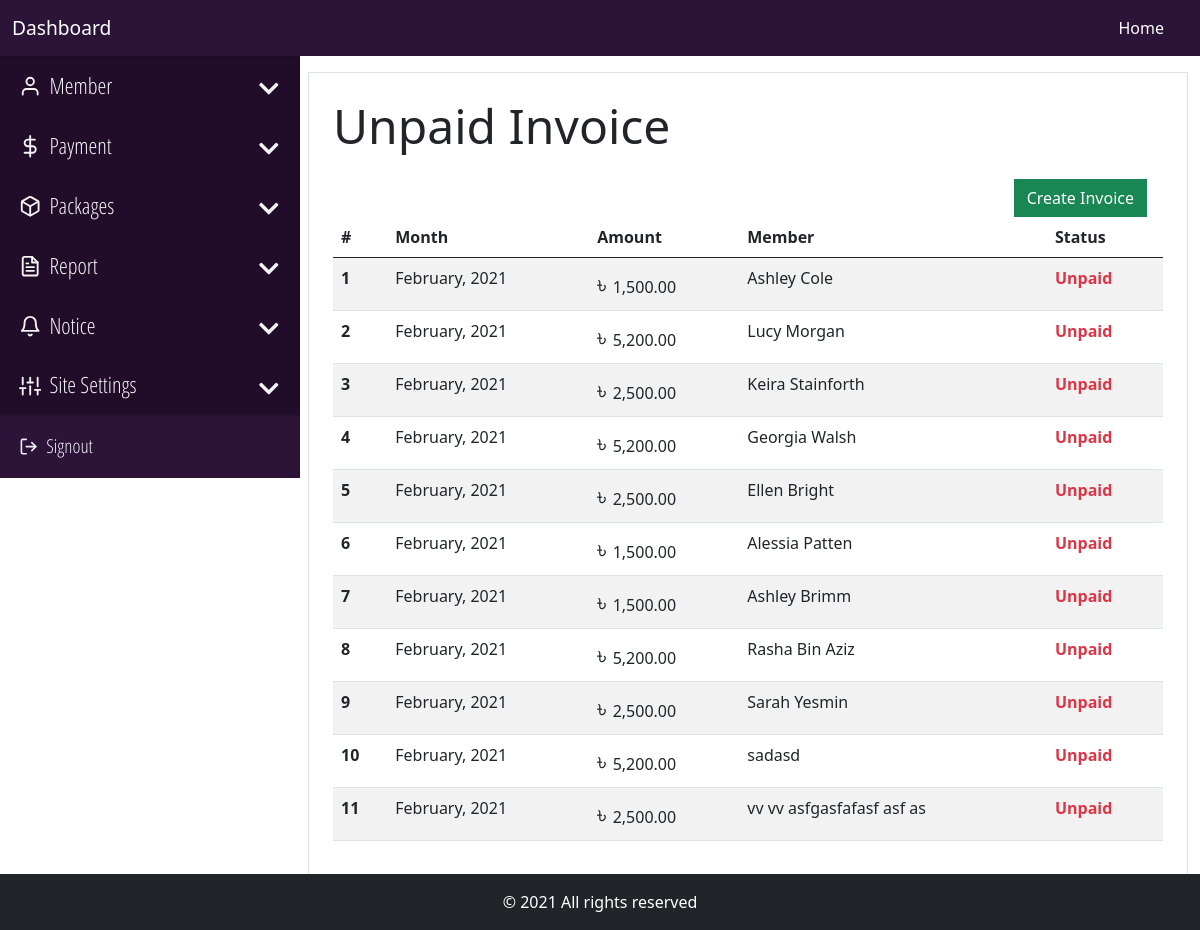
The app's page /backend/payment/view-invoices.php (signed in), older data.
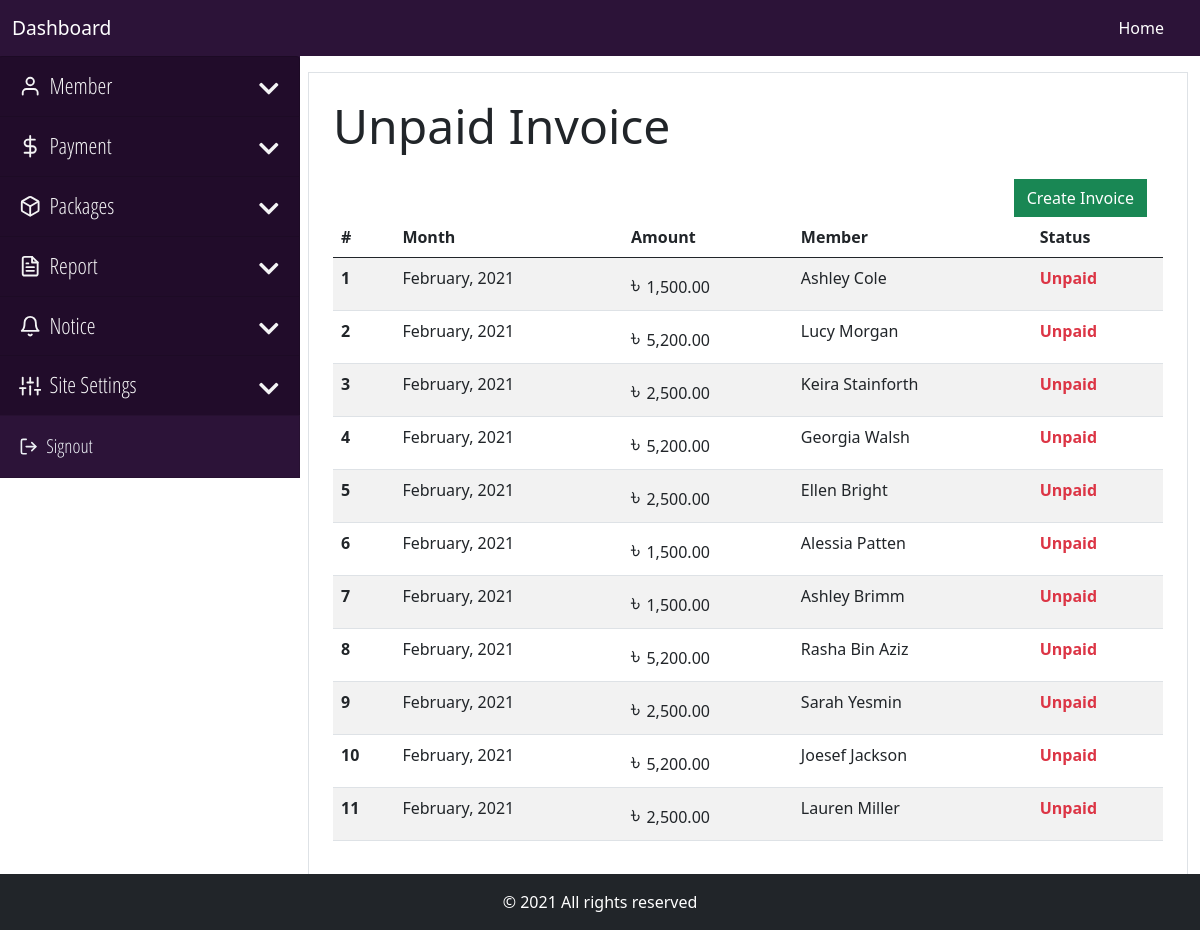
The same page, newer data.
### tables this page shows
CREATE TABLE `member` (
  `member_id` int(11) NOT NULL,
  `member_name` varchar(60) NOT NULL,
  `member_gender` enum('male','female','others') DEFAULT NULL,
  `member_dob` varchar(25) DEFAULT NULL,
  `member_address` varchar(255) DEFAULT NULL,
  `member_package` varchar(20) NOT NULL,
  `member_mobile` varchar(11) DEFAULT NULL,
  `member_photo` varchar(255) DEFAULT NULL,
  `member_status` enum('0','1','2') NOT NULL DEFAULT '0' COMMENT '0 = pending, 1 = Active, 2 = banned',
  `member_user_id` int(11) NOT NULL,
  `member_joined_at` timestamp NOT NULL DEFAULT current_timestamp()
);

CREATE TABLE `invoice` (
  `invoice_id` int(11) NOT NULL,
  `invoice_member_id` int(11) NOT NULL,
  `invoice_month` varchar(30) NOT NULL,
  `invoice_amount` varchar(10) NOT NULL,
  `invoice_status` varchar(6) NOT NULL,
  `invoice_created` timestamp NOT NULL DEFAULT current_timestamp()
);

### core/main.php (called while the page is built, shortened)
<?php
    class Main
    {
        private $host = "localhost";
        private $user = "root";
        private $pass ="";
        private $database = "crm4gym";
        private function dbConnect()
        {
            try
            {
                $this->conn = new PDO('mysql:host='.$this->host.';dbname='.$this->database, $this->user, $this->pass);
            }
            catch(PDOException $Exception)
            {
                $this->errmsg = $Exception->getMessage();
            }
        }
    }
?>

### core/dashboard.php (called while the page is built, shortened)
<?php
    require_once "main.php";
    class Dashboard extends Main
    {
        public function viewInvoice()
        {
            try
            {
                $this->sql = $this->conn->prepare('SELECT * FROM member INNER JOIN invoice ON member.member_id=invoice.invoice_member_id WHERE invoice_status = "Unpaid"');
                $this->sql->execute();
                if($this->sql->rowCount() > 0)
                {
                    $data = $this->sql->fetchAll(PDO::FETCH_OBJ);
                    return $data;
                }
                else
                {
                    return false;
                }
            }
            catch(PDOException $Exception)
            {
                $this->errmsg = $Exception->getMessage();
                $_SESSION['error'] = "Unexpected Error Occured. Please try again Later.<br> Error: ".$this->errmsg;
                return false;
            }
        }
    }
?>

### backend/payment/view-invoices.php (the view, shortened to what this page needs)
<?php
    require_once "../../core/dashboard.php";
    $invoice = new Dashboard;
    $result = $invoice->viewInvoice();
    require_once "../inc/be-header.php";
    if(isset( $_SESSION['role']) &&  $_SESSION['role'] == 'admin' )
    {
      require_once "../inc/be-nav-admin.php";
    }
    else
    {
      require_once "../inc/be-nav-user.php";
    }
?>
<div class="container-fluid overflow-hidden mb-5">
    <div class="row gx-2 mt-3">
    <?php
        if(isset( $_SESSION['role']) &&  $_SESSION['role'] == 'admin' )
        {
          require_once "../inc/be-sidenav-admin.php";
        }
        else
        {
          require_once "../inc/be-sidenav-user.php";
        }
    ?>
        <div class="col-md-9">
            <div class="border p-4">
                <h2 class="display-5 mb-4">Unpaid Invoice</h2>
                <a href="../process/be-invoice.php" class="btn btn-success rounded-0 d-block float-end me-3">Create Invoice</a>
                <table class="table table-striped">
                    <thead>
                        <tr>
                            <th scope="col">#</th>
                            <th scope="col">Month</th>
                            <th scope="col">Amount</th>
                            <th scope="col">Member</th>
                            <th scope="col">Status</th>
                        </tr>
                    </thead>
                    <tbody>
                        <?php
                            if($result != false)
                            {
                                foreach($result as $data)
                                {
                                    $amount = "<span class='bdt'>&#2547; </span>".number_format($data->invoice_amount, 2);
                        ?>
                            <tr>
                                <th scope="row"><?=$data->invoice_id?></th>
                                <td><?=$data->invoice_month?></td>
                                <td><?=$amount?></td>
                                <td><?=$data->member_name?></td>
                                <td><strong class="text-danger"><?=$data->invoice_status?></strong></td>
                            </tr>
                        <?php
                                }
                            }
                            else
                            {
                        ?>
                            <tr>
                                <td colspan="5" class="text-danger text-center"> <strong>No Data Found</strong> </td>
                            </tr>
                        <?php
                            }
                        ?>
                    </tbody>
                </table>
            </div>
        </div>
    </div>
</div>
<?php
    require_once "../inc/be-footer.php";
?>

Row changes from the older to the newer data that the page shows:
changed member: member_name "sadasd" → "Joesef Jackson"
changed member: member_name "vv vv asfgasfafasf asf as" → "Lauren Miller"
